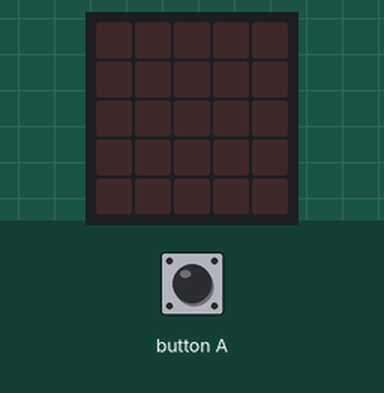
This program was run on a simulated BBC micro:bit (MakeCode). On the bench: the board's 5×5 LED display. Inputs (shaded band) come from the test bench.

Above: at 1.2 s.
1.3 s: button A pressed for 0.15 s
At 1.57 s:
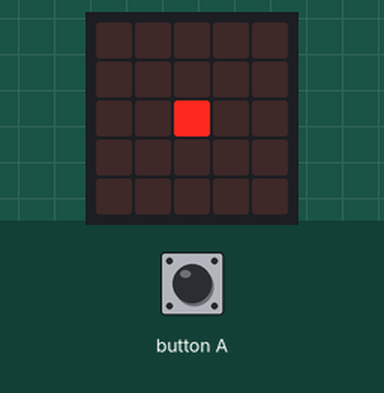
At 2.07 s:
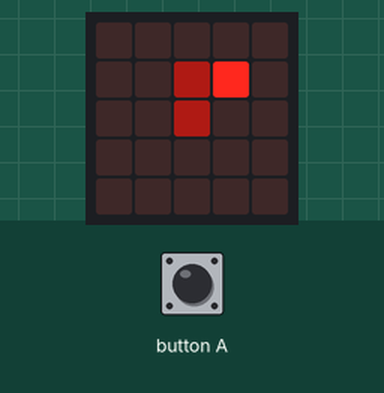
4.3 s: button A pressed for 0.15 s
At 4.57 s:
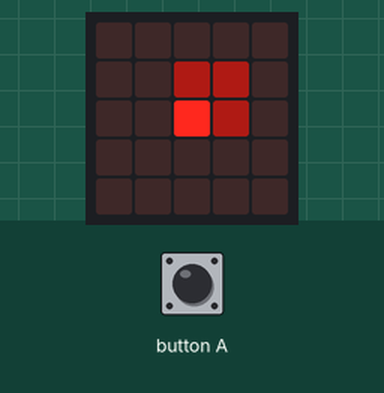
Timing chart, 0 to 7.3 s (numbered marks = the images above; inputs shaded):
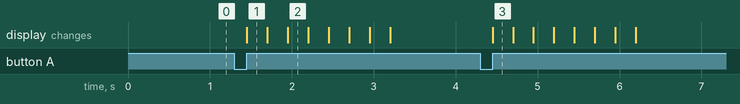

The program:

main.ts
```typescript
input.onButtonPressed(Button.A, function () {
    turtle.setBrightness(53)
    turtle.setPosition(2, 2)
    turtle.pen(TurtlePenMode.Down)
    for (let index = 0; index <= 4; index++) {
        turtle.forward(1)
        turtle.turnRight()
    }
    turtle.pen(TurtlePenMode.Up)
    turtle.home()
    basic.showString(" ")
})
```

test.ts
```typescript
// 在此处测试；当此软件包作为插件使用时，将不会编译此软件包。
```

Measured:
- after the input at 1.3 s, the display: changes after 0.15 s (image 1)
- after the input at 4.3 s, the display: changes after 0.15 s (image 3)
